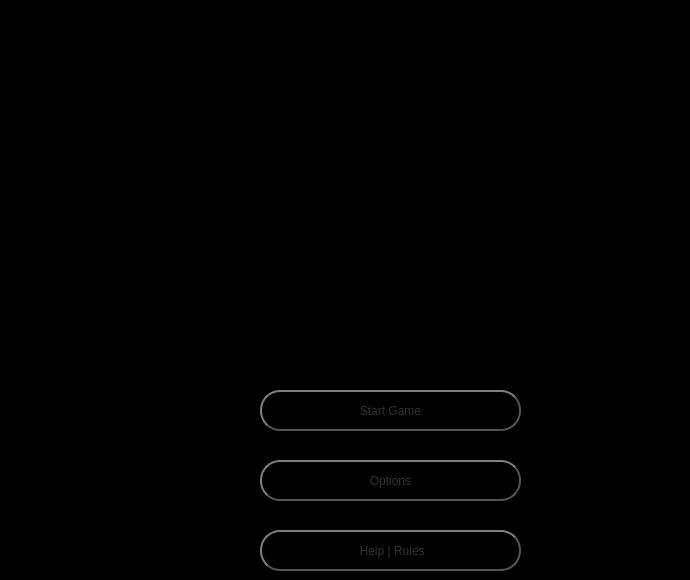
    <widget class="QWidget" name="MenuPage">
     <property name="styleSheet">
      <string notr="true">background-color: rgb(0, 0, 0);</string>
     </property>
     <widget class="QFrame" name="LogoFrame">
      <property name="geometry">
       <rect>
        <x>100</x>
        <y>-40</y>
        <width>581</width>
        <height>411</height>
       </rect>
      </property>
      <property name="styleSheet">
       <string notr="true">image: url(:/BattleShipLogo.svg);
background-color: rgb(0, 0, 0);</string>
      </property>
      <property name="frameShape">
       <enum>QFrame::StyledPanel</enum>
      </property>
      <property name="frameShadow">
       <enum>QFrame::Raised</enum>
      </property>
     </widget>
     <widget class="QPushButton" name="StartGameButton">
      <property name="geometry">
       <rect>
        <x>260</x>
        <y>390</y>
        <width>261</width>
        <height>41</height>
       </rect>
      </property>
      <property name="styleSheet">
       <string notr="true">QPushButton {
	font: 75 18pt &quot;MS Shell Dlg 2&quot;;
    color: #333;
    border: 2px solid #555;
    border-radius: 20px;
    border-style: outset;
    background: qradialgradient(
        cx: 0.3, cy: -0.4, fx: 0.3, fy: -0.4,
        radius: 1.35, stop: 0 #fff, stop: 1 #888
        );
    padding: 5px;
    }

QPushButton:hover {
    background: qradialgradient(
        cx: 0.3, cy: -0.4, fx: 0.3, fy: -0.4,
        radius: 1.35, stop: 0 #fff, stop: 1 #bbb
        );
    }

QPushButton:pressed {
    border-style: inset;
    background: qradialgradient(
        cx: 0.4, cy: -0.1, fx: 0.4, fy: -0.1,
        radius: 1.35, stop: 0 #fff, stop: 1 #ddd
        );
    }</string>
      </property>
      <property name="text">
       <string>Start Game</string>
      </property>
     </widget>
     <widget class="QPushButton" name="helpButton">
      <property name="geometry">
       <rect>
        <x>260</x>
        <y>530</y>
        <width>261</width>
        <height>41</height>
       </rect>
      </property>
      <property name="styleSheet">
       <string notr="true">QPushButton {
	font: 18pt &quot;MS Shell Dlg 2&quot;;
    color: #333;
    border: 2px solid #555;
    border-radius: 20px;
    border-style: outset;
    background: qradialgradient(
        cx: 0.3, cy: -0.4, fx: 0.3, fy: -0.4,
        radius: 1.35, stop: 0 #fff, stop: 1 #888
        );
    padding: 5px;
    }

QPushButton:hover {
    background: qradialgradient(
        cx: 0.3, cy: -0.4, fx: 0.3, fy: -0.4,
        radius: 1.35, stop: 0 #fff, stop: 1 #bbb
        );
    }

QPushButton:pressed {
    border-style: inset;
    background: qradialgradient(
        cx: 0.4, cy: -0.1, fx: 0.4, fy: -0.1,
        radius: 1.35, stop: 0 #fff, stop: 1 #ddd
        );
    }</string>
      </property>
      <property name="text">
       <string> Help | Rules</string>
      </property>
     </widget>
     <widget class="QPushButton" name="optionsButton">
      <property name="geometry">
       <rect>
        <x>260</x>
        <y>460</y>
        <width>261</width>
        <height>41</height>
       </rect>
      </property>
      <property name="styleSheet">
       <string notr="true">QPushButton {
	font: 18pt &quot;MS Shell Dlg 2&quot;;
    color: #333;
    border: 2px solid #555;
    border-radius: 20px;
    border-style: outset;
    background: qradialgradient(
        cx: 0.3, cy: -0.4, fx: 0.3, fy: -0.4,
        radius: 1.35, stop: 0 #fff, stop: 1 #888
        );
    padding: 5px;
    }

QPushButton:hover {
    background: qradialgradient(
        cx: 0.3, cy: -0.4, fx: 0.3, fy: -0.4,
        radius: 1.35, stop: 0 #fff, stop: 1 #bbb
        );
    }

QPushButton:pressed {
    border-style: inset;
    background: qradialgradient(
        cx: 0.4, cy: -0.1, fx: 0.4, fy: -0.1,
        radius: 1.35, stop: 0 #fff, stop: 1 #ddd
        );
    }</string>
      </property>
      <property name="text">
       <string>Options</string>
      </property>
     </widget>
    </widget>
